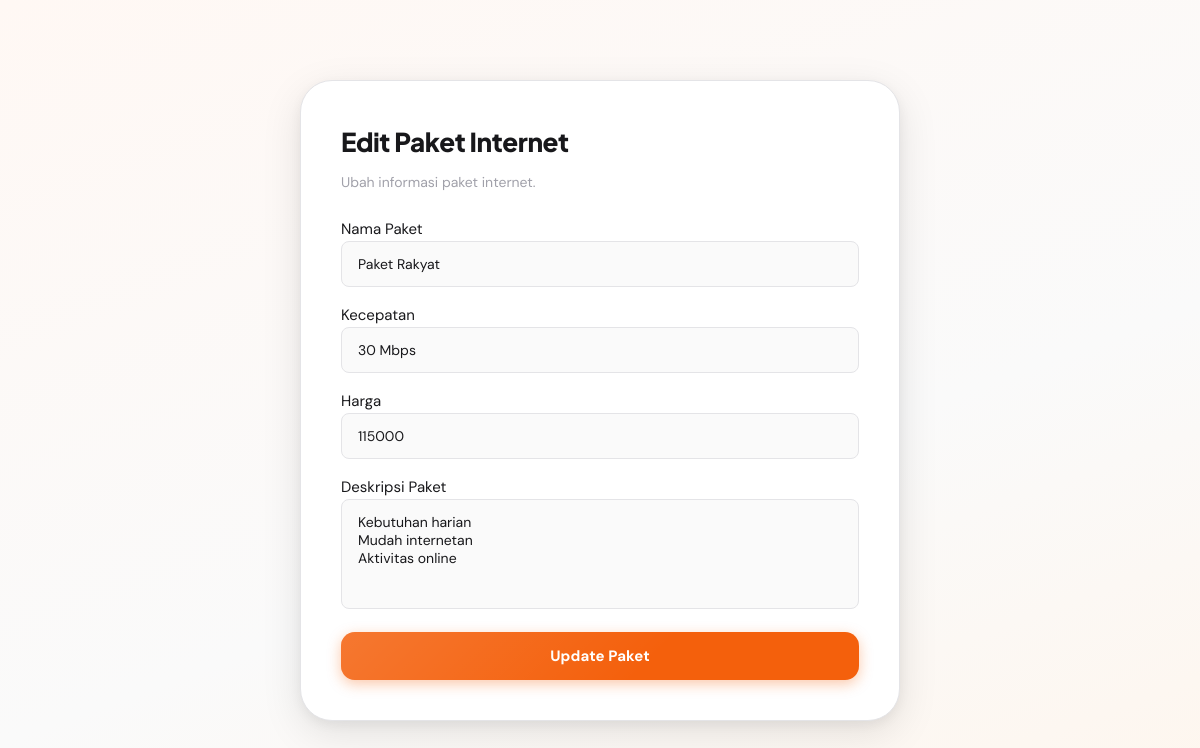
The page /admin/paket/edit.php?id=12 (signed in) on the database its author committed.
### tables this page shows
CREATE TABLE `tb_paket` (
  `id_paket` int(11) NOT NULL,
  `nama_paket` varchar(100) NOT NULL,
  `harga` int(11) NOT NULL,
  `kecepatan` varchar(50) NOT NULL,
  `deskripsi` text DEFAULT NULL,
  `status` enum('aktif','nonaktif') DEFAULT 'aktif'
);

### admin/paket/edit.php (the view, shortened to what this page needs)
<?php
require_once __DIR__ . '/../../koneksi.php';
$id = $_GET['id'];
$query = mysqli_query($koneksi, "SELECT * FROM tb_paket WHERE id_paket='$id'");
$data = mysqli_fetch_assoc($query);
?>
<!DOCTYPE html>
<html lang="id">
<head>
    <link rel="stylesheet" href="../../assets/css/style.css">
    <link rel="stylesheet" href="https://cdn.jsdelivr.net/npm/bootstrap-icons@1.11.3/font/bootstrap-icons.min.css">
</head>
<body>
<div class="auth-container">
    <div class="form-card">
        <h2>Edit Paket Internet</h2>
        <p>Ubah informasi paket internet.</p>
        <form method="POST">
            <div class="form-group">
                <label>Nama Paket</label>
                <input type="text" name="nama_paket" placeholder="Nama Paket" value="<?= $data['nama_paket']; ?>" required>
            </div>
            <div class="form-group">
                <label>Kecepatan</label>
                <input type="text" name="kecepatan" placeholder="Kecepatan" value="<?= $data['kecepatan']; ?>" required>
            </div>
            <div class="form-group">
                <label>Harga</label>
                <input type="number" name="harga" placeholder="Harga" value="<?= $data['harga']; ?>" required>
            </div>
            <div class="form-group">
                <label>Deskripsi Paket</label>
                <textarea name="deskripsi" placeholder="Deskripsi Paket" required><?= $data['deskripsi']; ?></textarea>
            </div>
            <button type="submit" name="submit" class="btn-orange">Update Paket</button>
        </form>
    </div>
</div>
</body>
</html>

### assets/css/style.css (style rules this page uses)
:root { --primary: #f4600c; --primary-light: #ff8a3d; --primary-glow: rgba(244, 96, 12, 0.18); --primary-soft: #fff4ee; --dark: #18181b; --dark-2: #27272a; --mid: #52525b; --muted: #a1a1aa; --line: #e4e4e7; --surface: #ffffff; --surface-2: #fafafa; --surface-3: #f5f5f4; --bg: #faf9f7; --shadow-sm: 0 1px 3px rgba(0,0,0,.06), 0 1px 2px rgba(0,0,0,.04); --shadow-md: 0 4px 16px rgba(0,0,0,.08), 0 2px 6px rgba(0,0,0,.04); --shadow-lg: 0 12px 40px rgba(0,0,0,.10), 0 4px 12px rgba(0,0,0,.05); --shadow-xl: 0 24px 60px rgba(0,0,0,.12), 0 8px 20px rgba(0,0,0,.06); --shadow-orange: 0 8px 32px rgba(244,96,12,.28); --radius-sm: 8px; --radius-md: 14px; --radius-lg: 22px; --radius-xl: 32px; --transition: all .22s cubic-bezier(.4,0,.2,1); --font-body: 'DM Sans', sans-serif; --font-display: 'Plus Jakarta Sans', sans-serif; }
*, *::before, *::after { margin: 0; padding: 0; box-sizing: border-box; }
html { scroll-behavior: smooth; }
body { font-family: var(--font-body); font-size: 15px; line-height: 1.6; color: var(--dark); background-color: var(--bg); overflow-x: hidden; -webkit-font-smoothing: antialiased; }
.btn-orange { display: inline-flex; align-items: center; justify-content: center; gap: 8px; padding: 13px 28px; border: none; border-radius: var(--radius-md); background: var(--primary); color: #fff; font-family: var(--font-body); font-weight: 700; font-size: 14px; letter-spacing: .1px; cursor: pointer; transition: var(--transition); box-shadow: 0 4px 14px rgba(244,96,12,.35); position: relative; overflow: hidden; }
.btn-orange::after { content: ''; position: absolute; inset: 0; background: linear-gradient(135deg, rgba(255,255,255,.15) 0%, transparent 60%); border-radius: inherit; }
.auth-container { width: 100%; min-height: 100vh; display: flex; justify-content: center; align-items: center; padding: 80px 20px; background: linear-gradient(160deg, #fff8f4 0%, #fafafa 60%, #fef6ee 100%); }
.form-card { width: 100%; max-width: 600px; background: var(--surface); padding: 40px; border-radius: var(--radius-xl); border: 1px solid var(--line); box-shadow: var(--shadow-lg); }
.form-card h2 { font-family: var(--font-display); font-size: 26px; font-weight: 800; margin-bottom: 8px; letter-spacing: -.4px; }
.form-card p { color: var(--muted); margin-bottom: 24px; font-size: 14px; }
.form-card input, .form-card textarea { width: 100%; padding: 13px 16px; margin-bottom: 16px; border-radius: var(--radius-sm); border: 1.5px solid var(--line); outline: none; font-family: var(--font-body); font-size: 14px; background: var(--surface-2); color: var(--dark); transition: var(--transition); }
.form-card textarea { resize: none; height: 110px; }
.form-card button { width: 100%; padding: 14px; border: none; border-radius: var(--radius-md); background: var(--primary); color: #fff; font-family: var(--font-body); font-weight: 700; font-size: 15px; cursor: pointer; transition: var(--transition); box-shadow: 0 4px 14px rgba(244,96,12,.35); }

### rows shown on the page
tb_paket: nama_paket "Paket Rakyat", kecepatan "30 Mbps", harga "115000", deskripsi "Kebutuhan harian Mudah internetan Aktivitas online"
